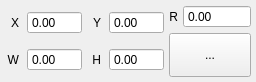
<?xml version="1.0" encoding="UTF-8"?>
<ui version="4.0">
 <class>TransformPanel</class>
 <widget class="QFrame" name="TransformPanel">
  <property name="geometry">
   <rect>
    <x>0</x>
    <y>0</y>
    <width>256</width>
    <height>82</height>
   </rect>
  </property>
  <property name="windowTitle">
   <string>Frame</string>
  </property>
  <layout class="QHBoxLayout" name="horizontalLayout">
   <property name="spacing">
    <number>5</number>
   </property>
   <property name="leftMargin">
    <number>5</number>
   </property>
   <property name="topMargin">
    <number>5</number>
   </property>
   <property name="rightMargin">
    <number>5</number>
   </property>
   <property name="bottomMargin">
    <number>5</number>
   </property>
   <item>
    <layout class="QVBoxLayout" name="verticalLayout">
     <property name="spacing">
      <number>8</number>
     </property>
     <item>
      <layout class="QHBoxLayout" name="horizontalLayout_2">
       <item>
        <widget class="QLabel" name="label_10">
         <property name="sizePolicy">
          <sizepolicy hsizetype="Expanding" vsizetype="Preferred">
           <horstretch>1</horstretch>
           <verstretch>0</verstretch>
          </sizepolicy>
         </property>
         <property name="text">
          <string>X</string>
         </property>
         <property name="alignment">
          <set>Qt::AlignRight|Qt::AlignTrailing|Qt::AlignVCenter</set>
         </property>
        </widget>
       </item>
       <item>
        <widget class="QDoubleSpinBox" name="spinBoxX">
         <property name="sizePolicy">
          <sizepolicy hsizetype="Expanding" vsizetype="Fixed">
           <horstretch>3</horstretch>
           <verstretch>0</verstretch>
          </sizepolicy>
         </property>
         <property name="buttonSymbols">
          <enum>QAbstractSpinBox::NoButtons</enum>
         </property>
         <property name="suffix">
          <string/>
         </property>
         <property name="minimum">
          <double>0.000000000000000</double>
         </property>
         <property name="maximum">
          <double>3000.000000000000000</double>
         </property>
        </widget>
       </item>
      </layout>
     </item>
     <item>
      <layout class="QHBoxLayout" name="horizontalLayout_3">
       <item>
        <widget class="QLabel" name="label_11">
         <property name="sizePolicy">
          <sizepolicy hsizetype="Expanding" vsizetype="Preferred">
           <horstretch>1</horstretch>
           <verstretch>0</verstretch>
          </sizepolicy>
         </property>
         <property name="text">
          <string>W</string>
         </property>
         <property name="alignment">
          <set>Qt::AlignRight|Qt::AlignTrailing|Qt::AlignVCenter</set>
         </property>
        </widget>
       </item>
       <item>
        <widget class="QDoubleSpinBox" name="spinBoxW">
         <property name="sizePolicy">
          <sizepolicy hsizetype="Expanding" vsizetype="Fixed">
           <horstretch>3</horstretch>
           <verstretch>0</verstretch>
          </sizepolicy>
         </property>
         <property name="buttonSymbols">
          <enum>QAbstractSpinBox::NoButtons</enum>
         </property>
         <property name="minimum">
          <double>0.000000000000000</double>
         </property>
         <property name="maximum">
          <double>9999.000000000000000</double>
         </property>
        </widget>
       </item>
      </layout>
     </item>
    </layout>
   </item>
   <item>
    <layout class="QVBoxLayout" name="verticalLayout_2">
     <property name="spacing">
      <number>8</number>
     </property>
     <item>
      <layout class="QHBoxLayout" name="horizontalLayout_4">
       <item>
        <widget class="QLabel" name="label_12">
         <property name="sizePolicy">
          <sizepolicy hsizetype="Expanding" vsizetype="Preferred">
           <horstretch>1</horstretch>
           <verstretch>0</verstretch>
          </sizepolicy>
         </property>
         <property name="text">
          <string>Y</string>
         </property>
         <property name="alignment">
          <set>Qt::AlignRight|Qt::AlignTrailing|Qt::AlignVCenter</set>
         </property>
        </widget>
       </item>
       <item>
        <widget class="QDoubleSpinBox" name="spinBoxY">
         <property name="sizePolicy">
          <sizepolicy hsizetype="Expanding" vsizetype="Fixed">
           <horstretch>3</horstretch>
           <verstretch>0</verstretch>
          </sizepolicy>
         </property>
         <property name="buttonSymbols">
          <enum>QAbstractSpinBox::NoButtons</enum>
         </property>
         <property name="suffix">
          <string/>
         </property>
         <property name="minimum">
          <double>0.000000000000000</double>
         </property>
         <property name="maximum">
          <double>2000.000000000000000</double>
         </property>
        </widget>
       </item>
      </layout>
     </item>
     <item>
      <layout class="QHBoxLayout" name="horizontalLayout_5">
       <item>
        <widget class="QLabel" name="label_13">
         <property name="sizePolicy">
          <sizepolicy hsizetype="Expanding" vsizetype="Preferred">
           <horstretch>1</horstretch>
           <verstretch>0</verstretch>
          </sizepolicy>
         </property>
         <property name="text">
          <string>H</string>
         </property>
         <property name="alignment">
          <set>Qt::AlignRight|Qt::AlignTrailing|Qt::AlignVCenter</set>
         </property>
        </widget>
       </item>
       <item>
        <widget class="QDoubleSpinBox" name="spinBoxH">
         <property name="sizePolicy">
          <sizepolicy hsizetype="Expanding" vsizetype="Fixed">
           <horstretch>3</horstretch>
           <verstretch>0</verstretch>
          </sizepolicy>
         </property>
         <property name="buttonSymbols">
          <enum>QAbstractSpinBox::NoButtons</enum>
         </property>
         <property name="minimum">
          <double>0.000000000000000</double>
         </property>
         <property name="maximum">
          <double>9999.000000000000000</double>
         </property>
         <property name="stepType">
          <enum>QAbstractSpinBox::DefaultStepType</enum>
         </property>
        </widget>
       </item>
      </layout>
     </item>
    </layout>
   </item>
   <item>
    <layout class="QVBoxLayout" name="verticalLayout_5">
     <property name="leftMargin">
      <number>0</number>
     </property>
     <item>
      <layout class="QHBoxLayout" name="horizontalLayout_6">
       <item>
        <widget class="QLabel" name="label_14">
         <property name="sizePolicy">
          <sizepolicy hsizetype="Expanding" vsizetype="Preferred">
           <horstretch>1</horstretch>
           <verstretch>0</verstretch>
          </sizepolicy>
         </property>
         <property name="text">
          <string>R</string>
         </property>
         <property name="alignment">
          <set>Qt::AlignRight|Qt::AlignTrailing|Qt::AlignVCenter</set>
         </property>
        </widget>
       </item>
       <item>
        <widget class="QDoubleSpinBox" name="spinBoxR">
         <property name="sizePolicy">
          <sizepolicy hsizetype="Minimum" vsizetype="Fixed">
           <horstretch>3</horstretch>
           <verstretch>0</verstretch>
          </sizepolicy>
         </property>
         <property name="buttonSymbols">
          <enum>QAbstractSpinBox::NoButtons</enum>
         </property>
         <property name="suffix">
          <string/>
         </property>
         <property name="maximum">
          <double>999999.989999999990687</double>
         </property>
        </widget>
       </item>
      </layout>
     </item>
     <item>
      <widget class="QToolButton" name="btnLock">
       <property name="sizePolicy">
        <sizepolicy hsizetype="Minimum" vsizetype="Minimum">
         <horstretch>0</horstretch>
         <verstretch>0</verstretch>
        </sizepolicy>
       </property>
       <property name="text">
        <string>...</string>
       </property>
       <property name="icon">
        <iconset resource="../../qml.qrc">
         <normaloff>:/images/icon-lock.png</normaloff>:/images/icon-lock.png</iconset>
       </property>
      </widget>
     </item>
    </layout>
   </item>
  </layout>
 </widget>
 <resources>
  <include location="../../qml.qrc"/>
 </resources>
 <connections/>
</ui>
